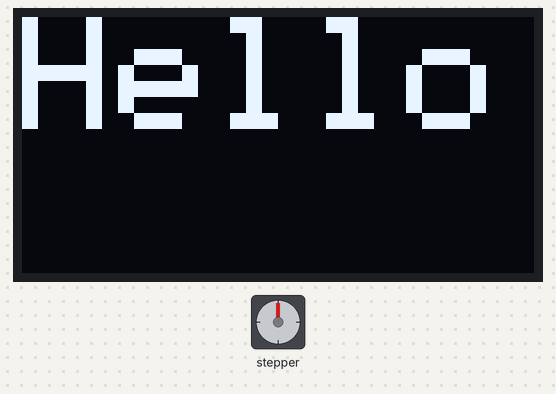
This sketch was run on a simulated Arduino Uno, built with avr-gcc and run on an emulated ATmega328P. Parts: stepper motor, 128×64 one-colour display. Wiring (inferred from the names in the program): stepper motor driver (200 steps per turn assumed): step pin 7; direction pin 6.

Above: at 0.1 s.
At 10.1 s:
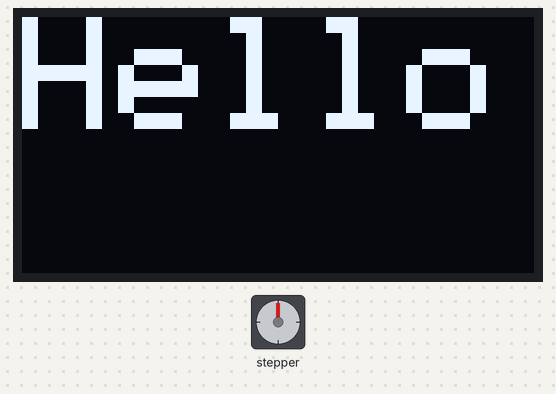
At 20.0 s:
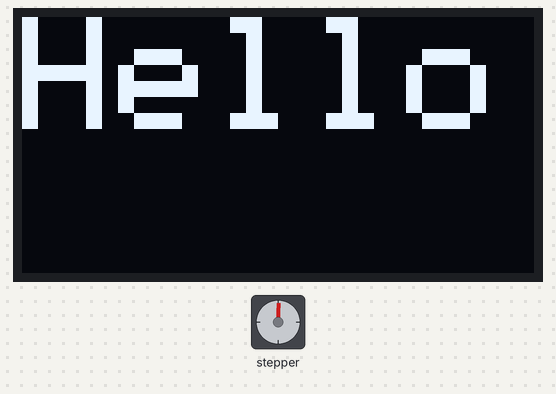
At 39.8 s:
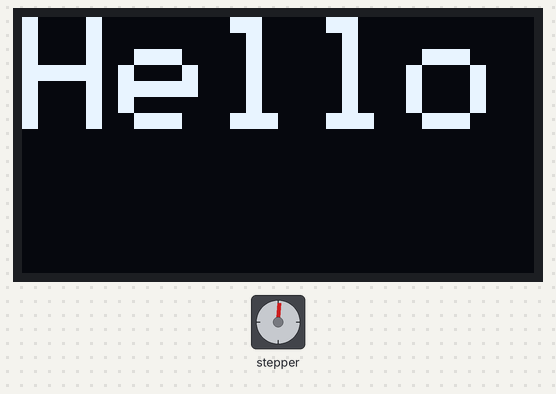
Timing chart, 0 to 40.0 s (numbered marks = the images above):
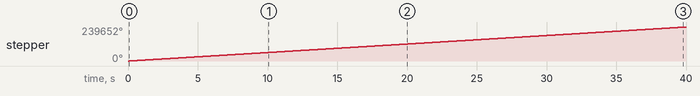

Measured:
- by itself, stepper: keeps turning clockwise at about 6003°/s

The sketch:

motor_driver.ino
```cpp
#include <Wire.h>
#include <Adafruit_SSD1306.h>
#include <Adafruit_GFX.h>

#include <TimerOne.h>
int ledState = LOW;

#define OLED_ADDR   0x3C
// reset pin not used on 4-pin OLED module
Adafruit_SSD1306 display(-1);  // -1 = no reset pin


const int stepPin = 7;
const int dirPin = 6;

void setup() {
  Serial.begin(9600);

  display.begin(SSD1306_SWITCHCAPVCC, OLED_ADDR);
  display.clearDisplay();
  display.setTextSize(4);
  display.setTextColor(WHITE);
  display.setCursor(0,0);
  display.print("Hello");
  display.display();

  pinMode(stepPin, OUTPUT);
  pinMode(dirPin, OUTPUT);
  digitalWrite(dirPin, HIGH);

  Timer1.initialize(150); //The led will blink in a half second time interval
  Timer1.attachInterrupt(blinkLed);

}
void loop() {
  /*
  display.clearDisplay();
  display.setTextSize(4);
  display.setTextColor(WHITE);
  display.setCursor(0,0);
  display.print(map(analogRead(A0), 0, 1023, 1, 1000));

  digitalWrite(stepPin, HIGH);
  delayMicroseconds(map(analogRead(A0), 0, 1023, 1, 1000));
  digitalWrite(stepPin, LOW);
  delayMicroseconds(map(analogRead(A0), 0, 1023, 1, 1000));

  //display.display();
  */
}


void blinkLed(){
  ledState = !ledState;
  digitalWrite(stepPin, ledState);
}
```
